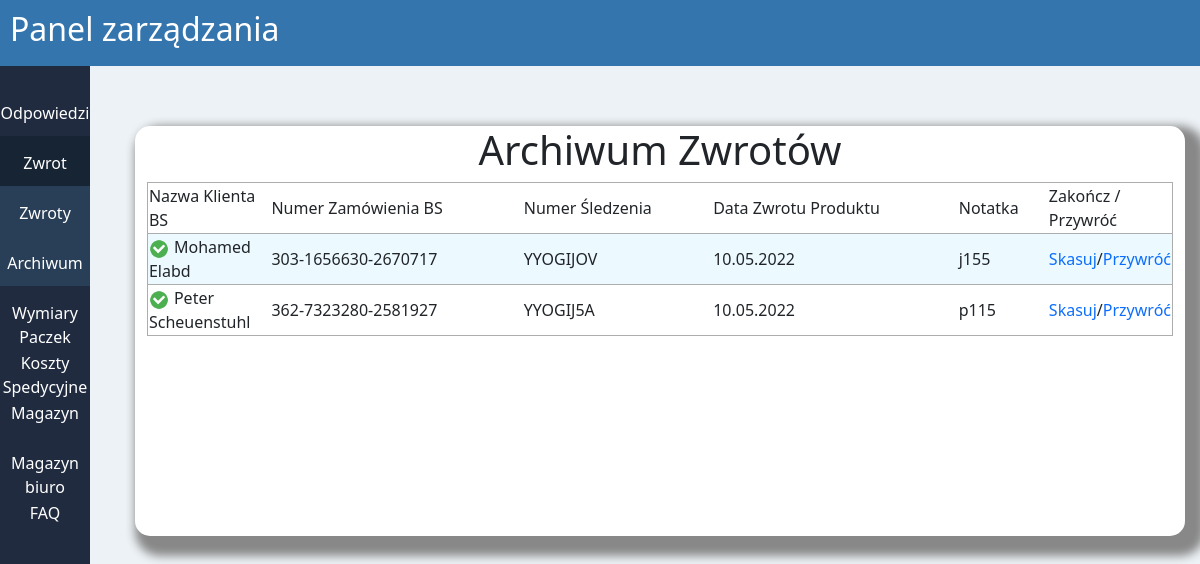
Page /archiwum_zwroty.php on the committed database.
### tables this page shows
CREATE TABLE `zwroty` (
  `ID` int(11) NOT NULL,
  `klient` text NOT NULL,
  `nr_zamowienia` text NOT NULL,
  `nr_sledzenia` text NOT NULL,
  `data_zwrotu` text NOT NULL,
  `notatka` text NOT NULL,
  `kategoria` text NOT NULL
);

### archiwum_zwroty.php (the view, shortened to what this page needs)
<?php
    require "connect.php";
    $conn = new mysqli($host, $db_user, $db_password, $db_name);
    $conn->set_charset("utf8");
    $sql = "SELECT * FROM zwroty ORDER BY kategoria ASC;";
	$result = $conn->query($sql);
    $site = "zwroty";
    ?>
<!DOCTYPE html>
<html lang="en">
<head>
    <?php
    require "addons/head.php"
    ?>
</head>
<body>
<?php
    require 'addons/title.php'
?>
<div class="row">
<?php
    require 'addons/navbar.php'
    ?>
    <div class="col-11">
        <div class="row odstep bialy cien">
            <div>
            <h1 class="srodek">Archiwum Zwrotów</h1>
            <table class="tabela">
                <tr>
                    <td style="width: 12%; margin-right: 5px;">Nazwa Klienta BS</td>
                    <td>Numer Zamówienia BS</td>
                    <td>Numer Śledzenia</td>
                    <td>Data Zwrotu Produktu</td>
                    <td>Notatka</td>
                    <td>Zakończ / Przywróć</td>
                </tr>
            <?php
                while($row = $result->fetch_assoc()) {
                    $id = $row['ID'];
                    $klient = $row['klient'];
                    $nr_zamowienia = $row['nr_zamowienia'];
                    $nr_sledzenia = $row['nr_sledzenia'];
                    $data_zwrotu = $row['data_zwrotu'];
                    $notatka = $row['notatka'];
                    $kategoria = $row['kategoria'];
                    if($kategoria == 'b')
                    {
                    echo '
                    <tr>
                    <td><img src="img/accept.png" style="width: 20px; height:20px; border-style: none;">'.$klient.'</td>
                    <td>'.$nr_zamowienia.'</td>
                    <td>'.$nr_sledzenia.'</td>
                    <td>'.$data_zwrotu.'</td>
                    <td>'.$notatka.'</td>
                    <td class="reszta"><a href = delete.php?id='.$id.'&tab='.$site.'>Skasuj</a>/<a href = commands/delete.php?id='.$id.'&op=a>Przywróć</a></td>
                    </tr>';
                    }
                }
                echo "</table>";
            ?>
            </div>
    </div>
</div>
</body>
</html>

### assets/css/style.css (style rules this page uses)
body { background-color: #edf2f6; overflow-x: hidden; }
.srodek { text-align: center; }
img { margin-right: 5px; border: 1px solid black; width: 20px; height: 15px; }
.odstep { margin-top: 60px; margin-left: 3%; margin-right: 3%; padding-bottom: 200px; }
a { text-decoration: none; }
.bialy { background-color: white; border-radius: 15px; margin-right: 15px; }
.cien { -webkit-box-shadow: 10px 10px 10px 10px #888888; box-shadow: 10px 10px 10px 10px #888888; }
.reszta { width: 4%; }
.tabela table, tr { -ms-flex-line-pack: center; align-content: center; border-radius: 12px; border: solid 1px #adadad; }
tr:nth-child(even) { background-color: #ecfaff; }

### rows in the picture
zwroty: klient "Mohamed Elabd", nr_zamowienia "303-1656630-2670717", nr_sledzenia "YYOGIJOV", data_zwrotu "10.05.2022", notatka "j155"
zwroty: klient "Peter Scheuenstuhl", nr_zamowienia "362-7323280-2581927", nr_sledzenia "YYOGIJ5A", data_zwrotu "10.05.2022", notatka "p115"
